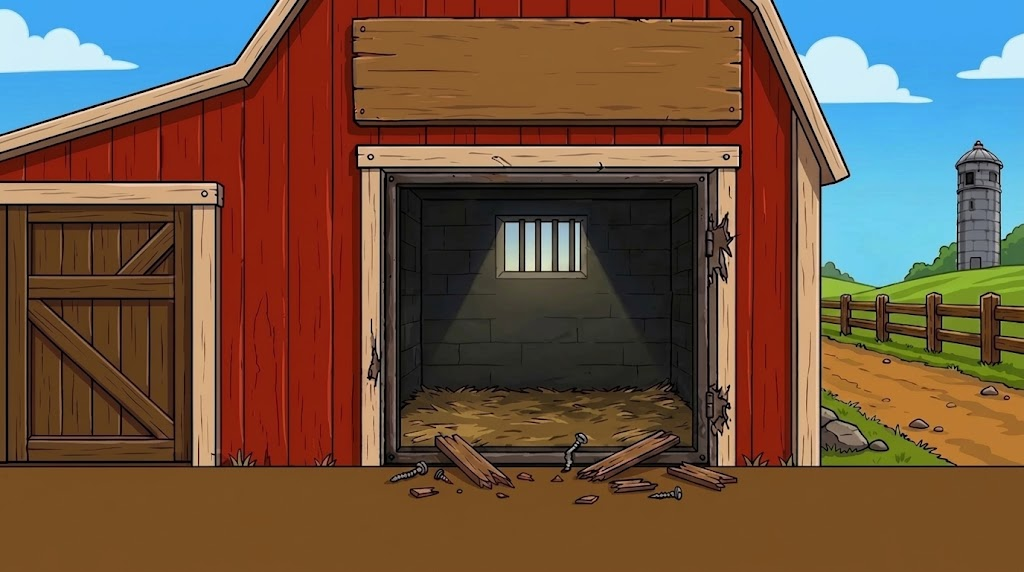
#> input picture sheets/v2/barn_raw.png, 1024 x 572 px, found by its file name
$ python build_apex.py
#> lines starting #> are read from the running program, lines starting #| are printed output that depends on the picture; after the words box and inside, x2 and y2 are one past the last pixel; in counts of white or black regions, pixels touching at a corner belong together
### tools/paths.py
# -*- coding: utf-8 -*-
"""Where the raw generations live, now that they no longer live here.

   The game folder holds what SHIPS plus the scripts that rebuild it. The
   sheets those scripts read -- every Gemini render, the reference art, the
   30-second music masters -- are 145MB of source that the game never loads,
   so they sit with the tool that made them instead:

       Gemini Studio / dgh /  sheets  ref  audio  concept  frames  anim_src

   which is also the DGH section in the Studio dashboard, so a sheet can be
   looked at, re-cut or re-generated from the same place.

   Every cut_*.py reads from SHEETS, every gen_*.py writes into it, and the
   art they produce still lands in art/ and anim/ next to the game. Override
   with DGH_ARCHIVE if the studio ever moves."""
import os

ROOT = os.path.dirname(os.path.dirname(os.path.abspath(__file__)))   # the game

ARCHIVE = os.environ.get('DGH_ARCHIVE') or os.path.join(
    os.path.dirname(ROOT), 'Gemini Prompt Sender', 'dashboard', 'dgh')

SHEETS  = os.path.join(ARCHIVE, 'sheets')      # v2 / v3 / v4, the raw renders
REF     = os.path.join(ARCHIVE, 'ref')         # key art + attachment references
AUDIOSRC= os.path.join(ARCHIVE, 'audio')       # the 192k music masters

def sheets(*parts):
    return os.path.join(SHEETS, *parts)

# [8 lines left out: function need, not called in this run]

### tools/build_apex.py
"""Give the barn its missing roof apex.

Gemini would not zoom out far enough to fit the gable in frame - three rounds
came back with the same crop - so the apex is reconstructed instead.

The two roof edges ARE in the art, and measuring them says the real point is
412px above the top of a 572px image. Building that is useless: the doorway has
to stay a fixed size so Nugget stays a fixed size, and a barn that much taller
than its doorway simply will not fit a phone in landscape with him still
readable. So the ridge is brought down to a plausible gambrel peak instead --
the upper pitch steepens, which is what a gambrel roof does anyway. Nobody
measures a cartoon barn; everybody notices a building with its top sliced off.

The wedge is filled by smearing the wall upward, which is exactly right for
vertical planks, and the trim is drawn along the two edges with the art's own
colours sampled out of it.
"""
import os, sys
sys.path.insert(0, os.path.dirname(os.path.abspath(__file__)))
from paths import SHEETS, REF, AUDIOSRC, ROOT as GAME, sheets, need
import os, sys, numpy as np
from PIL import Image, ImageDraw

sys.path.insert(0, r"C:\Users\it\Desktop\jj\tools")

SRC = sheets("v2", "barn_raw.png")
PAD = 150                       # headroom added above the art, in source pixels
RIDGE = 118                     # how far above the art the peak sits

im = Image.open(SRC).convert("RGB")
a = np.asarray(im).astype(int)
H, W = a.shape[:2]
#> H = 572; W = 1024
r, g, b = a[..., 0], a[..., 1], a[..., 2]
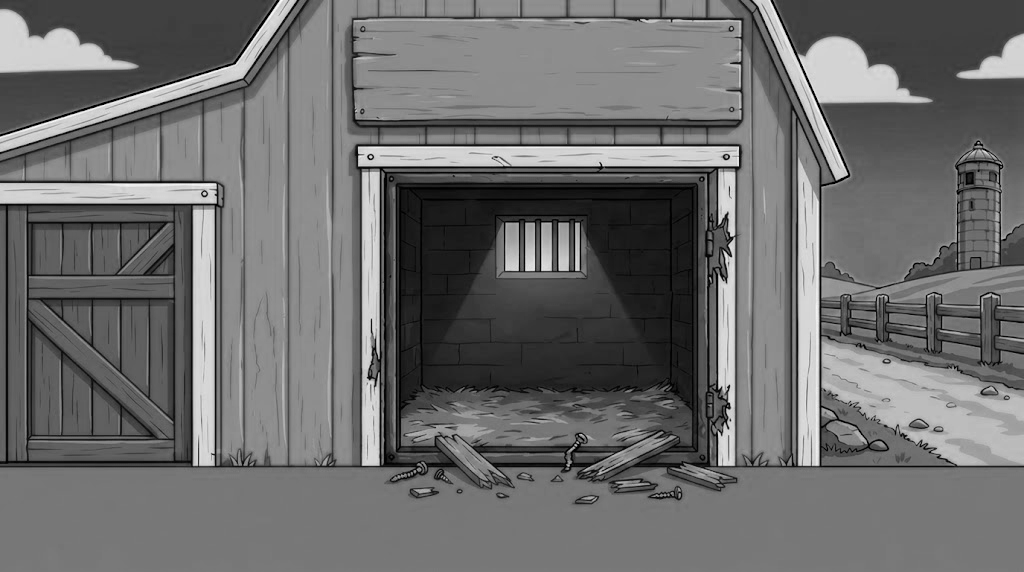
#> r: shape (572, 1024) int64; min 0, max 255, mean 108.6
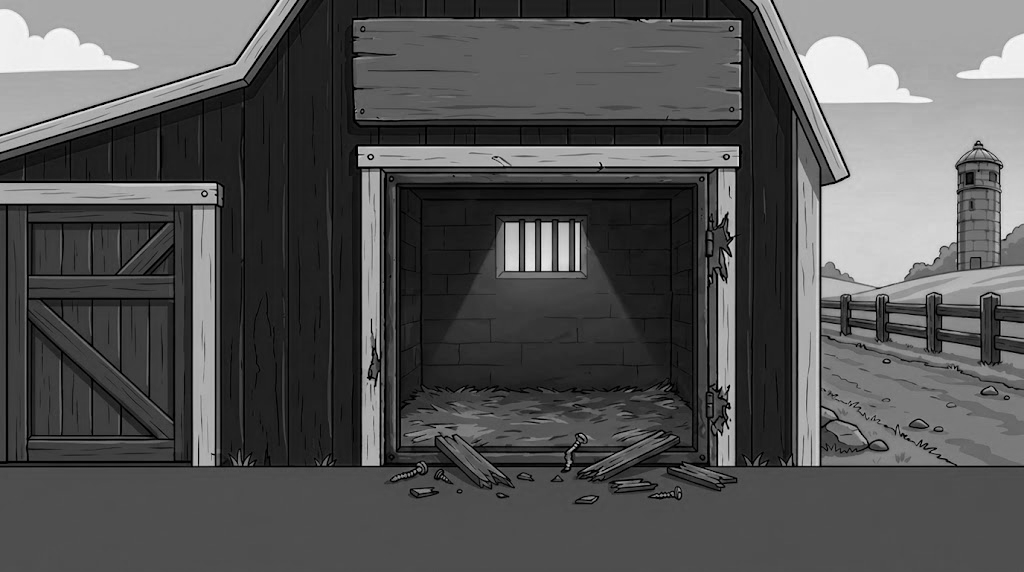
#> g: shape (572, 1024) int64; min 0, max 252, mean 83.8
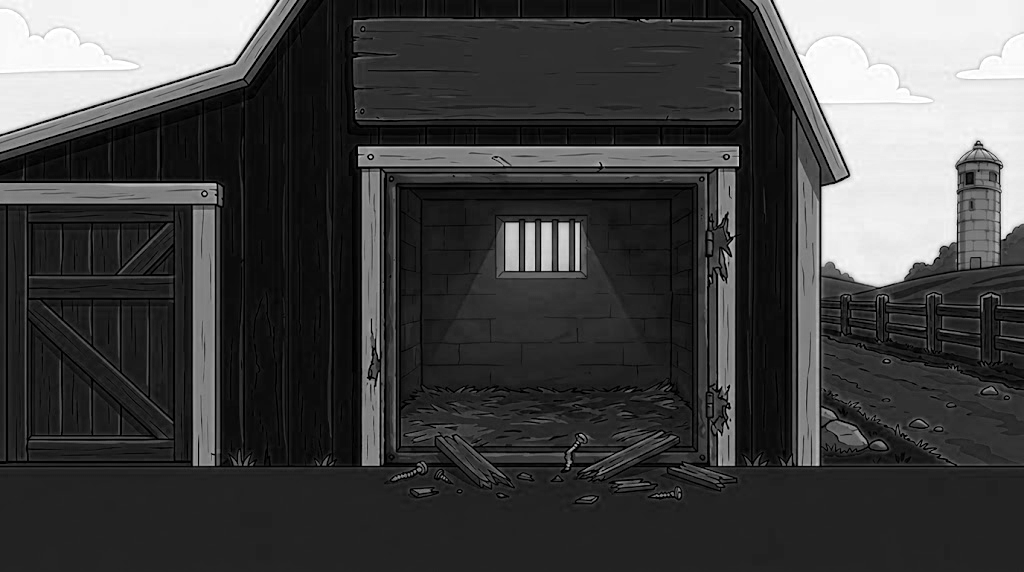
#> b: shape (572, 1024) int64; min 0, max 255, mean 66.6
trim = (r > 185) & (g > 165) & (b > 120) & (r - b > 35) & (r - g < 60)
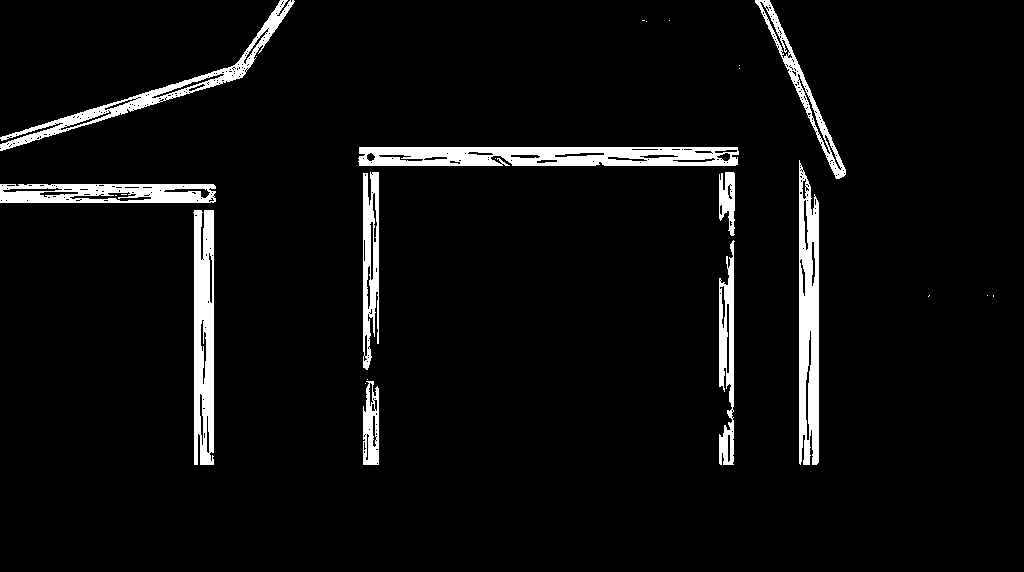
#> trim: shape (572, 1024) bool; 5.2% white; 24 white regions (14 under 20 px), largest, box (x1, y1, x2, y2) and area: (358, 147, 739, 166) 6170, (799, 160, 819, 465) 4924, (193, 210, 214, 465) 4516


def band(y, side):
#> called with y = 8, side = 'L'
    xs = np.nonzero(trim[y])[0]
#> xs = 22 values from 275 to 773
    if len(xs) < 4: return None
    runs, s, p = [], xs[0], xs[0]
#> runs = []; s = 275; p = 275
    for x in xs[1:]:
        if x - p > 6: runs.append((s, p)); s = x
        p = x
#> this loop made 21 passes
#> (x, s, p) on pass 13: (760, 760, 760)
#> (x, p) on passes 1 to 6: (276, 276), (277, 277), (278, 278), (279, 279), (280, 280), (281, 281)
#> after the loop, runs = [(275, 289)]
    runs.append((s, p))
    runs = [q for q in runs if q[1] - q[0] > 8]
#> runs = [(275, 289), (760, 773)]
    if not runs: return None
    q = runs[0] if side == "L" else runs[-1]
#> q = (275, 289)
    return (q[0] + q[1]) / 2.0, float(q[1] - q[0])


(Lc0, Lw), (Lc1, _) = band(8, "L"), band(64, "L")
#> the loop in band (call 2), `for x in xs[1:]:` made 25 passes
#> (x, s, p) on pass 14: (785, 785, 785)
#> (x, p) on passes 1 to 6: (236, 236), (237, 237), (239, 239), (240, 240), (241, 241), (243, 243)
#> Lc0 = 282; Lw = 14; Lc1 = 243
(Rc0, Rw), (Rc1, _) = band(8, "R"), band(64, "R")
#> Rc0 = 766.5; Rw = 13; Rc1 = 791.5
Ldx, Rdx = (Lc1 - Lc0) / 56.0, (Rc1 - Rc0) / 56.0
#> Ldx = -0.696; Rdx = 0.446
Lx0 = Lc0 - Ldx * 8                       # each edge where the art starts, y=0
#> Lx0 = 287.6
Rx0 = Rc0 - Rdx * 8
#> Rx0 = 762.9
print("left  x0=%.1f dx/dy=%.3f w=%.0f" % (Lx0, Ldx, Lw))
#| left  x0=287.6 dx/dy=-0.696 w=14
print("right x0=%.1f dx/dy=%.3f w=%.0f" % (Rx0, Rdx, Rw))
#| right x0=762.9 dx/dy=0.446 w=13
print("true apex would be %.0f px above the art" % ((Rx0 - Lx0) / (-Ldx + Rdx)))
#| true apex would be 416 px above the art

apex_x = (Lx0 + Rx0) / 2.0 + (Lx0 - Rx0) / 2.0 * (Ldx + Rdx) / (Rdx - Ldx)
#> apex_x = 577.2
NH = H + PAD
#> NH = 722
ay = PAD - RIDGE

out = np.zeros((NH, W, 3), np.uint8)
out[PAD:] = a.astype(np.uint8)
out[:PAD] = a[0].astype(np.uint8)          # vertical planks: the top row IS the texture

# the gable: apex down to the edges where the painted art takes over
mask = Image.new("L", (W, NH), 0)
#> mask: PIL image 1024x722 L; every value is 0
dm = ImageDraw.Draw(mask)
dm.rectangle([0, PAD, W, NH], fill=255)
dm.polygon([(apex_x, ay), (Rx0 + Rw, PAD + 2), (Lx0 - Lw, PAD + 2)], fill=255)

canvas = Image.fromarray(np.dstack([out, np.asarray(mask)]), "RGBA")
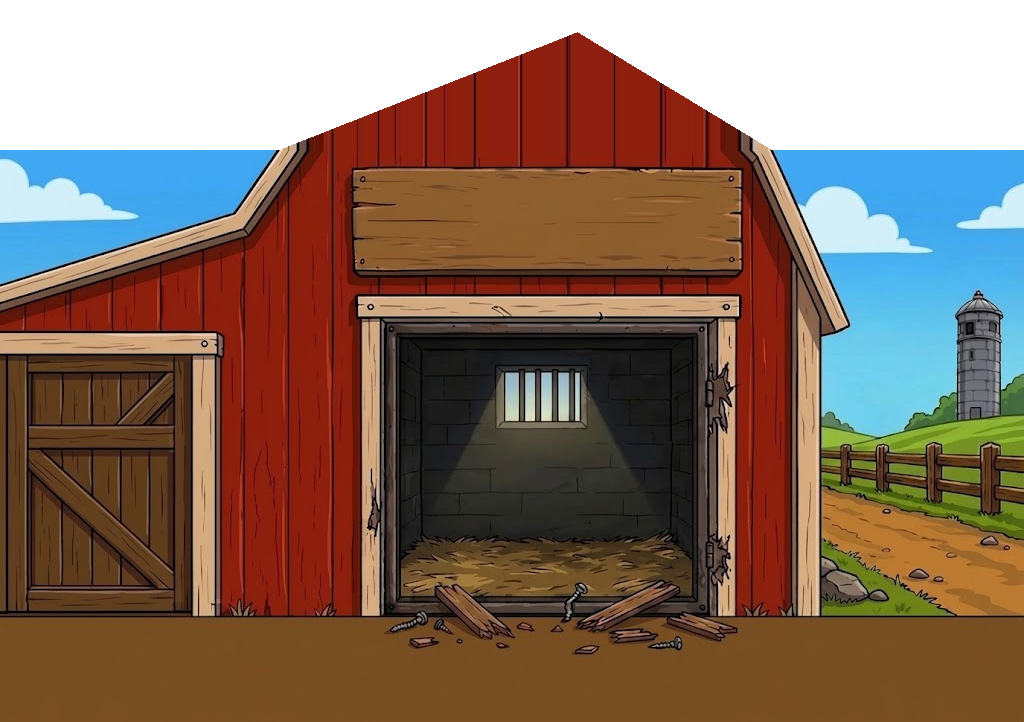
#> canvas: PIL image 1024x722 RGBA; mean R, G, B, A 106.4, 88.4, 81.4, 212; transparent parts drawn white
dr = ImageDraw.Draw(canvas)
TRIM = tuple(int(v) for v in a[trim].mean(0)) + (255,)
#> TRIM = (211, 173, 136, 255)
INK = (30, 22, 20, 255)
for x0, dx, w in ((Lx0, Ldx, Lw), (Rx0, Rdx, Rw)):
    dr.line([(apex_x, ay), (x0 + dx * 44, PAD + 44)], fill=INK, width=int(w) + 8)
#> this loop made 2 passes
#> (x0, dx, w) on passes 1 to 2: (287.6, -0.696, 14), (762.9, 0.446, 13)
for x0, dx, w in ((Lx0, Ldx, Lw), (Rx0, Rdx, Rw)):
    dr.line([(apex_x, ay), (x0 + dx * 44, PAD + 44)], fill=TRIM, width=int(w))
dr.ellipse([apex_x - Lw*0.6, ay - Lw*0.6, apex_x + Lw*0.6, ay + Lw*0.6], fill=TRIM, outline=INK, width=4)

canvas.save(sheets("v2", "barn_apex.png"))
bg = Image.new("RGB", canvas.size, (60, 150, 240)); bg.paste(canvas, (0, 0), canvas)
#> after `bg = Image.new('RGB', canvas.size, (60, 150, 240))`:
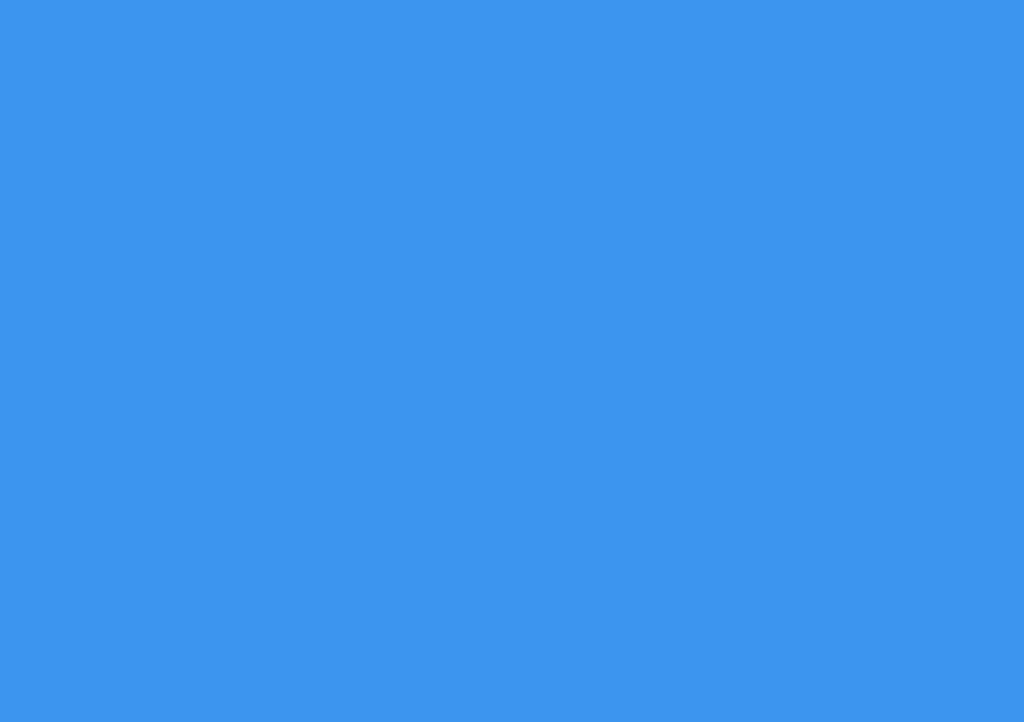
#> bg: PIL image 1024x722 RGB; mean R, G, B 60, 150, 240
#> after `bg.paste(canvas, (0, 0), canvas)`:
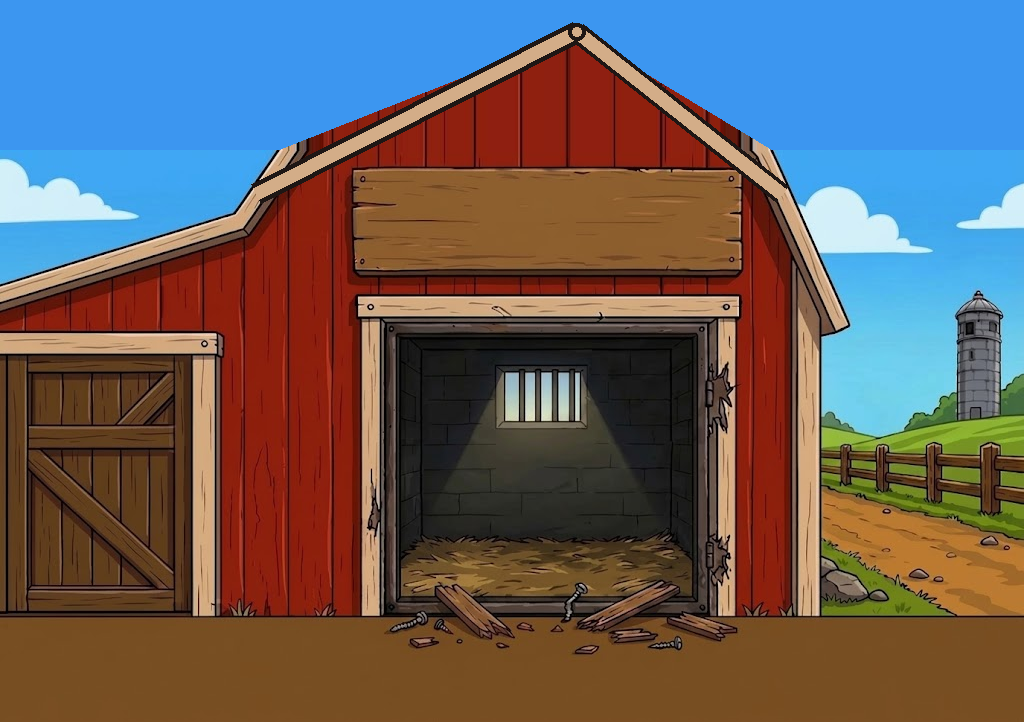
#> bg: PIL image 1024x722 RGB; mean R, G, B 101.8, 94.1, 94.7
bg.save("apex_preview.png")   # eyeball this before trusting it
print("apex at (%.0f, %.0f)   image now %dx%d" % (apex_x, ay, W, NH))
#| apex at (577, 32)   image now 1024x722

# the landmarks the game needs, re-expressed for the taller image
old = {"floor": 0.8811, "dx0": 0.3613, "dx1": 0.7129, "dy0": 0.2902, "dy1": 0.8392}
f = lambda v: (v * H + PAD) / NH
print("floorFrac %.4f  doorway fy %.4f..%.4f  fx %.4f..%.4f" %
      (f(old["floor"]), f(old["dy0"]), f(old["dy1"]), old["dx0"], old["dx1"]))
print("roof apex  fx %.4f  fy %.4f" % (apex_x / W, ay / NH))
#| roof apex  fx 0.5637  fy 0.0443

$ run again, with sheets/v2/cage_src.png copied over sheets/v2/barn_raw.png
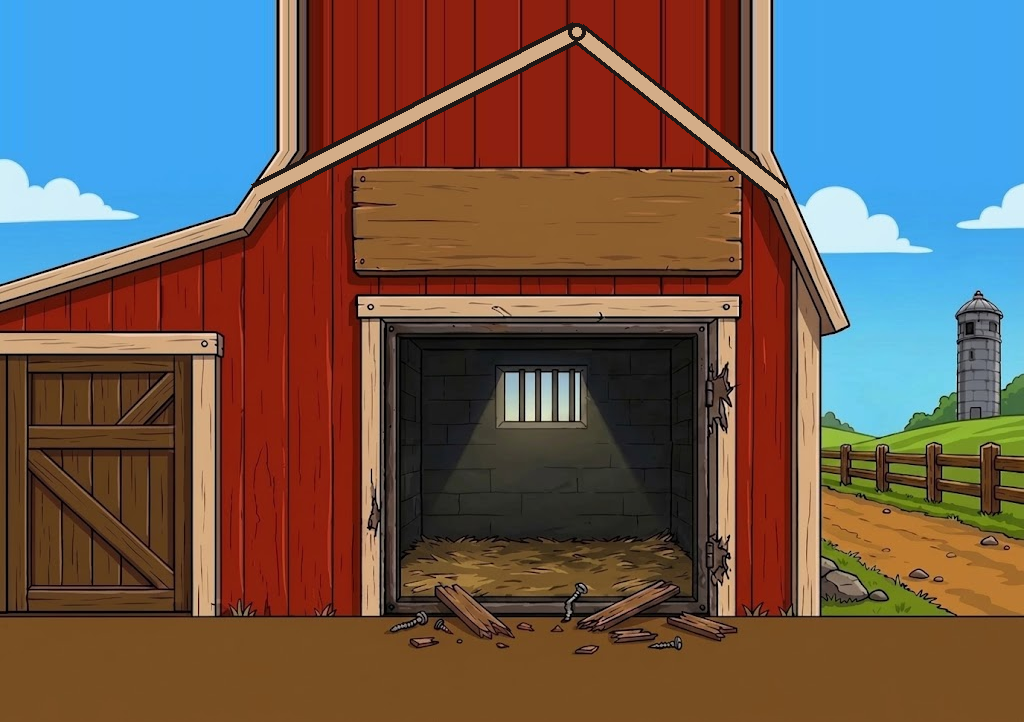
#> input picture sheets/v2/cage_src.png, 1024 x 722 px, found by its file name
#> im is the input picture: PIL image 1024x722 RGB; mean R, G, B 106.6, 89.8, 82.6
#> `trim = (r > 185) & (g > 165) & (b > 120) & (r - b > 35) & (r - g < 60)`:
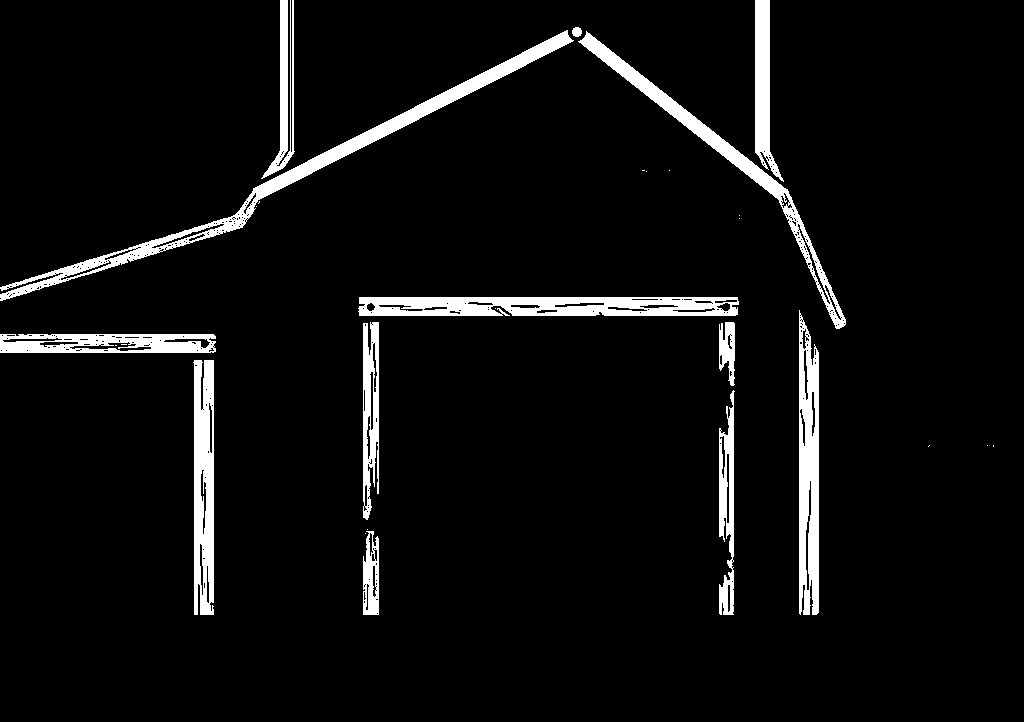
#> trim: shape (722, 1024) bool; 5.7% white; 28 white regions (15 under 20 px), largest, box (x1, y1, x2, y2) and area: (0, 30, 574, 301) 7705, (358, 297, 739, 316) 6170, (799, 310, 819, 615) 4924
#> xs = 26 values from 280 to 769
#> in band, `runs, s, p = [], xs[0], xs[0]`: runs = []; s = 280
#> the loop in band, `for x in xs[1:]:` made 25 passes
#> (x, s, p) on pass 11: (755, 755, 755)
#> after the loop in band, `for x in xs[1:]:`: runs = [(280, 293)]
#> in band, `runs = [q for q in runs if q[1] - q[0] > 8]`: runs = [(280, 293), (755, 769)]
#> q = (280, 293)
#> the loop in band (call 2), `for x in xs[1:]:` made 75 passes
#> (x, s, p) on passes 11, 39: (499, 499, 499), (607, 607, 607)
#> Lc0 = 286.5; Lw = 13; Lc1 = 286.5
#> Rc0 = 762; Rw = 14; Rc1 = 762
#> Ldx = 0
#> Lx0 = 286.5
#> Rx0 = 762
#| left  x0=286.5 dx/dy=0.000 w=13
#| right x0=762.0 dx/dy=0.000 w=14
#| true apex would be inf px above the art
#> apex_x = nan
#> mask: PIL image 1024x872 L; every value is 0
#> TRIM = (211, 173, 137, 255)
#> the loop `for x0, dx, w in ((Lx0, Ldx, Lw), (Rx0, Rdx, Rw)):` made 2 passes
#> (x0, dx, w) on passes 1 to 2: (286.5, 0, 13), (762, 0, 14)
#> `bg.paste(canvas, (0, 0), canvas)`:
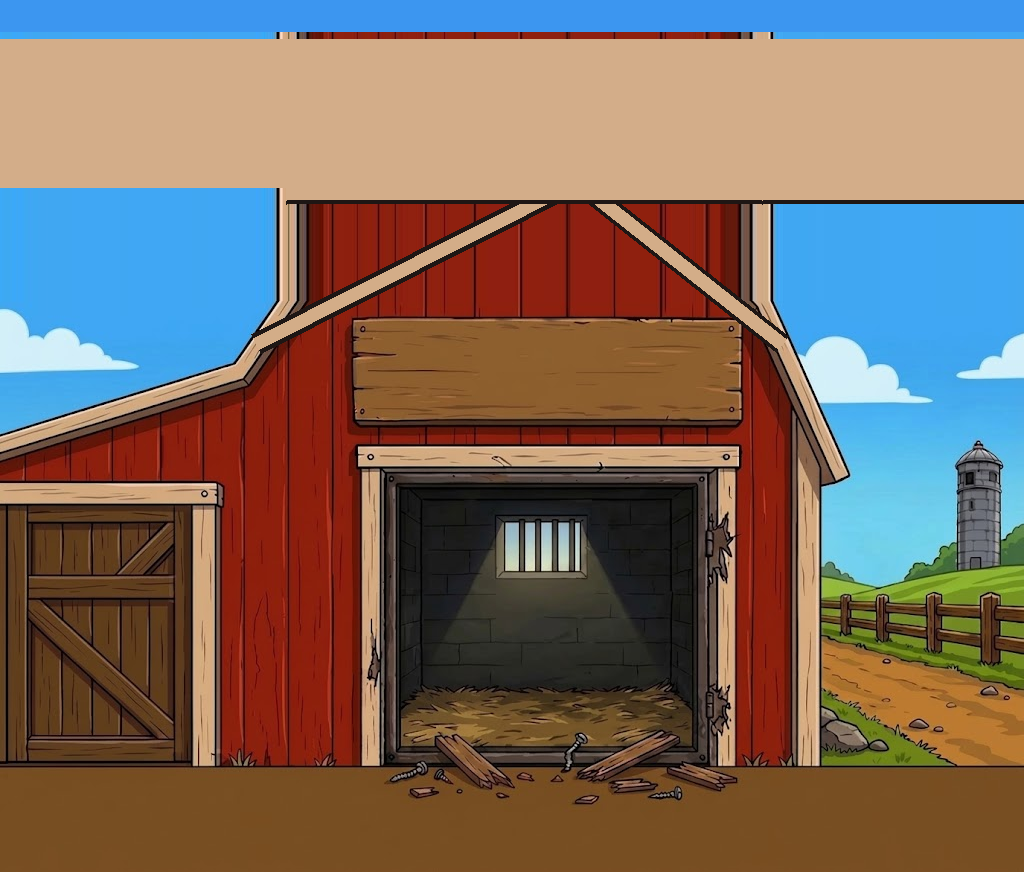
#> bg: PIL image 1024x872 RGB; mean R, G, B 123.8, 106.2, 95.7
#| apex at (nan, 32)   image now 1024x872
#| roof apex  fx nan  fy 0.0367
